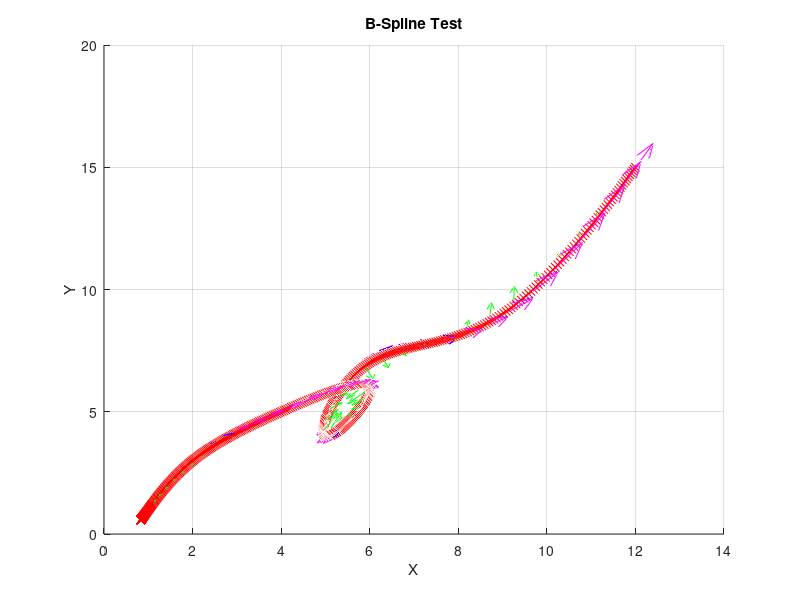

MATLAB code for this plot:
clear all
close all

%% Draw line 
load Q
% Number of control points
Nq = 8;
% Number of steps
Nbs = 500;
hold on
BSpline_=[0 0 0];

for i = 1:Nbs
    
    % divide Number of Control points by Nbs steps
    index_f = Nq*(i/Nbs);
    
    % current control point index
    index_int = floor(index_f);
    
    t_ = index_f-index_int;
    tv = [t_^3 t_^2 t_ 1];
    
    % saving data
    t_save(i,1)=index_f;
    t_save(i,2)=index_int;
    t_save(i,3)=t_;
    % control points index 
    indexV = index_int-1:index_int+2;
    indexV(find(indexV<1))=1;
    indexV(find(indexV>Nq))=Nq;
    
    Q_4 = Q(indexV,:); 
    pbs=tv*M*Q_4/6;
    BSpline_=[BSpline_;pbs];
end
BSpline_l = BSpline_(2:end,:) 


%% spline display



title('B-Spline Test');
xlabel('X'); ylabel('Y');
plot3(BSpline_l(:,1),BSpline_l(:,2),BSpline_l(:,3),'rx');
hold on
hold on
b=plot3(BSpline_l(:,1),BSpline_l(:,2),BSpline_l(:,3),'r');

grid on

%legend([b,c],'Original','B-Spline','Control points');


diff_line = diff(BSpline_l)
% figure 
% b=plot3(diff_line(:,1),diff_line(:,2),diff_line(:,3),'r');
dt = 0.05
for i = 2:10:Nbs-1
    t1=BSpline_l(i-1,:);
    t2=BSpline_l(i,:);
    t3=BSpline_l(i+1,:);
    
    v1 = (t2-t1)/dt;    
    v2 = (t3-t2)/dt;
    
    acc = (v2 - v1)/dt;
    
    acc = (t1-2*t2+t3)/(dt^2);
    
    quiver3(t2(1),t2(2),t2(3),acc(1),acc(2),acc(3),'g');
    quiver3(t2(1),t2(2),t2(3),v1(1),v1(2),v1(3),'m');
    quiver3(t2(1),t2(2),t2(3),v2(1),v2(2),v2(3),'b');
    
end